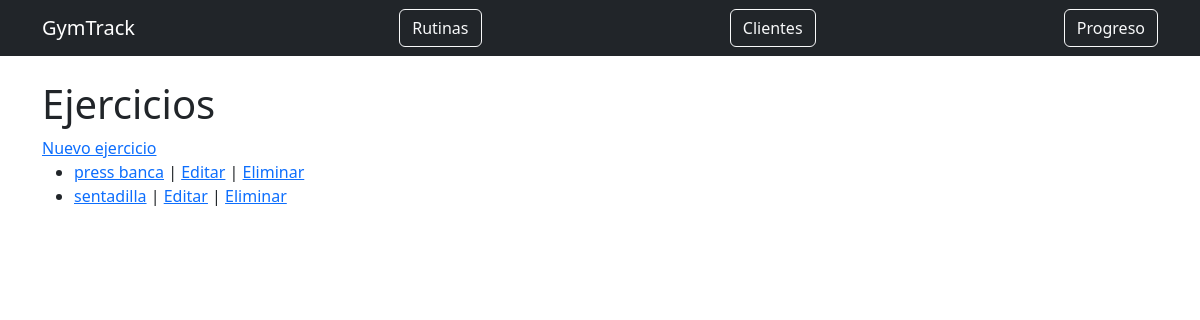
Before: / with the older database file.
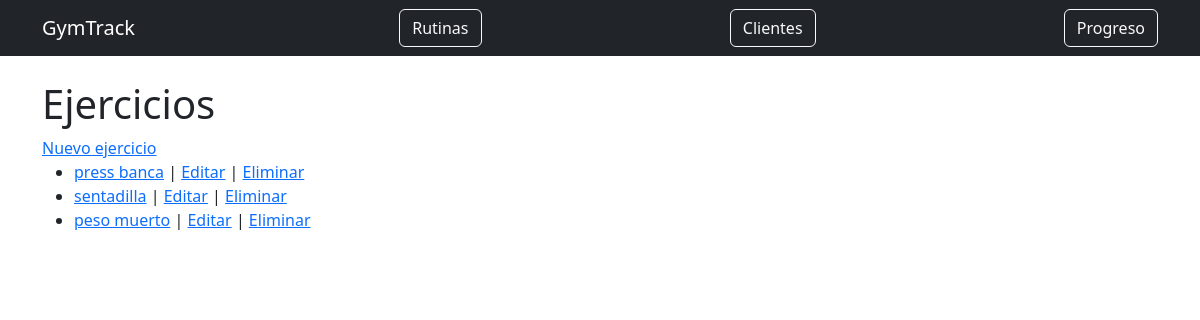
After: the same page with the newer database file.
### ejercicios/models.py (models this page shows, shortened)
class Ejercicio(models.Model):
    nombre = models.CharField(max_length=100)
    descripcion = models.TextField()
    grupo_muscular = models.CharField(max_length=100)
    variante = models.CharField(max_length=100, blank=True)

### ejercicios/views.py (the view)
# urls.py: path("", EjercicioListaView.as_view(), name="lista"),
class EjercicioListaView(ListView):
    model = Ejercicio
    template_name = "ejercicios/lista.html"
    context_object_name = "ejercicios"

### ejercicios/templates/ejercicios/lista.html (shortened to what this page needs)
{% extends "base.html" %}
{% block content %}
<body>
    <h1>Ejercicios</h1>
    <a href="{% url 'ejercicios:crear' %}">Nuevo ejercicio</a>
    <ul>
        {% for ejercicio in ejercicios %}
            <li>
                <a href="{% url 'ejercicios:detalle' ejercicio.pk %}">{{ ejercicio.nombre }}</a>
                |
                <a href="{% url 'ejercicios:editar' ejercicio.pk %}">Editar</a>
                |
                <a href="{% url 'ejercicios:eliminar' ejercicio.pk %}">Eliminar</a>
            </li>
        {% empty %}
            <li>No hay ejercicios cargados.</li>
        {% endfor %}
    </ul>
</body>
</html>
    {% endblock %}

Changed rows visible on the page:
added Ejercicio: nombre "peso muerto"
